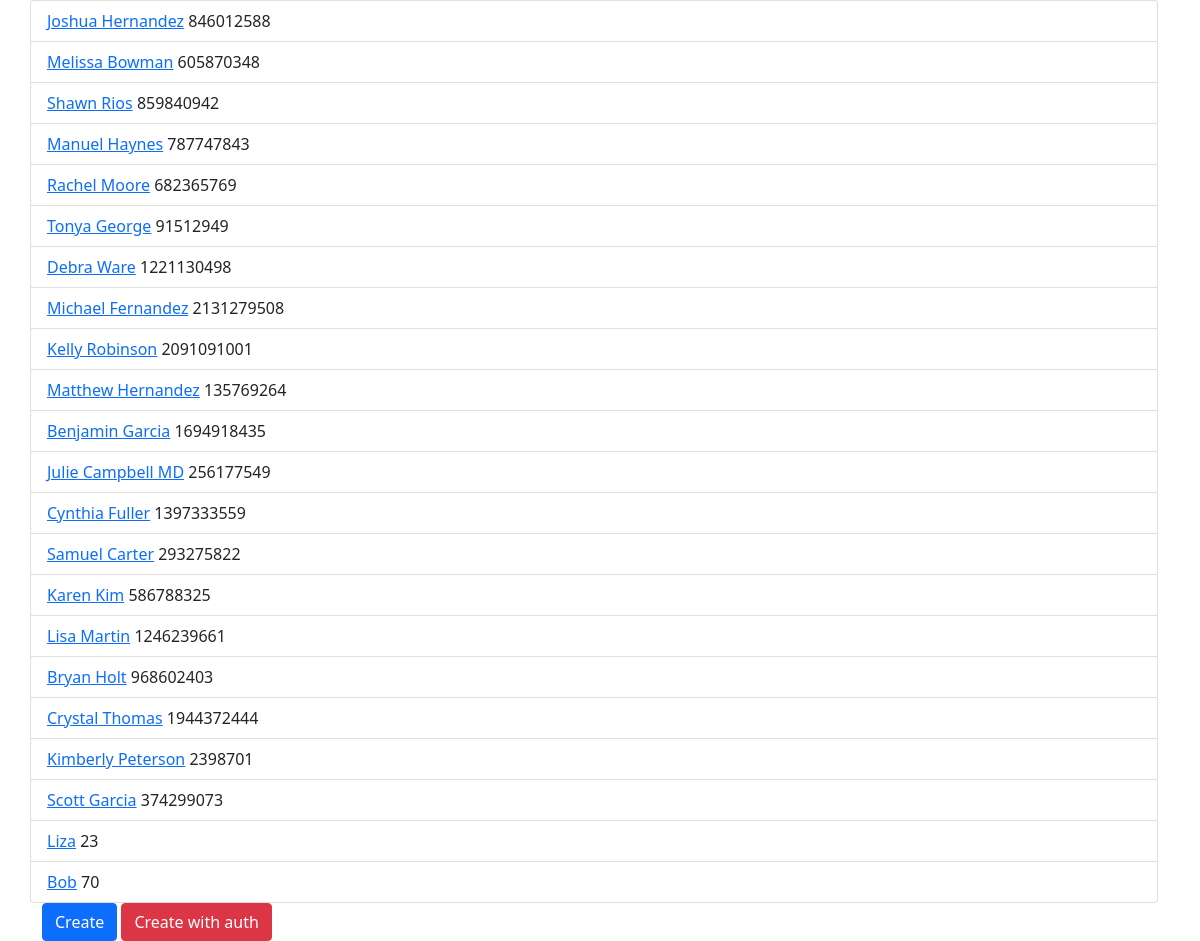
The page / on the database its author committed.
### mainapp/models.py (models this page shows)
class Person(models.Model):
    name = models.CharField(max_length=32)
    age = models.PositiveIntegerField()

### mainapp/views.py (the view)
# urls.py: path('', views.IndexView.as_view()),
class IndexView(ListView):
    model = Person

### mainapp/templates/mainapp/person_list.html (shortened to what this page needs)
<!DOCTYPE html>
<html lang="en">
<head>
    <link rel="stylesheet" href="https://cdn.jsdelivr.net/npm/bootstrap@5.1.3/dist/css/bootstrap.min.css">
</head>
<body>
    <div class="container">
        <div class="row">
            <ul class="list-group">
                {% for item in object_list %}
                    <li class="list-group-item">
                        <a href="/person/?id={{item.id}}">{{item.name}}</a> <span>{{item.age}}</span>
                    </li>
                {% endfor %}
            </ul>
        </div>
        <a class="btn btn-primary" href="/create/">Create</a>
        <a class="btn btn-danger" href="/create-auth/">Create with auth</a>
    </div>
</body>
</html>

### rows shown on the page
Person: name "Joshua Hernandez", age "846012588"
Person: name "Melissa Bowman", age "605870348"
Person: name "Shawn Rios", age "859840942"
Person: name "Manuel Haynes", age "787747843"
Person: name "Rachel Moore", age "682365769"
Person: name "Tonya George", age "91512949"
Person: name "Debra Ware", age "1221130498"
Person: name "Michael Fernandez", age "2131279508"
Person: name "Kelly Robinson", age "2091091001"
Person: name "Matthew Hernandez", age "135769264"
Person: name "Benjamin Garcia", age "1694918435"
Person: name "Julie Campbell MD", age "256177549"
Person: name "Cynthia Fuller", age "1397333559"
Person: name "Samuel Carter", age "293275822"
Person: name "Karen Kim", age "586788325"
Person: name "Lisa Martin", age "1246239661"
Person: name "Bryan Holt", age "968602403"
Person: name "Crystal Thomas", age "1944372444"
Person: name "Kimberly Peterson", age "2398701"
Person: name "Scott Garcia", age "374299073"
Person: name "Liza", age "23"
Person: name "Bob", age "70"
